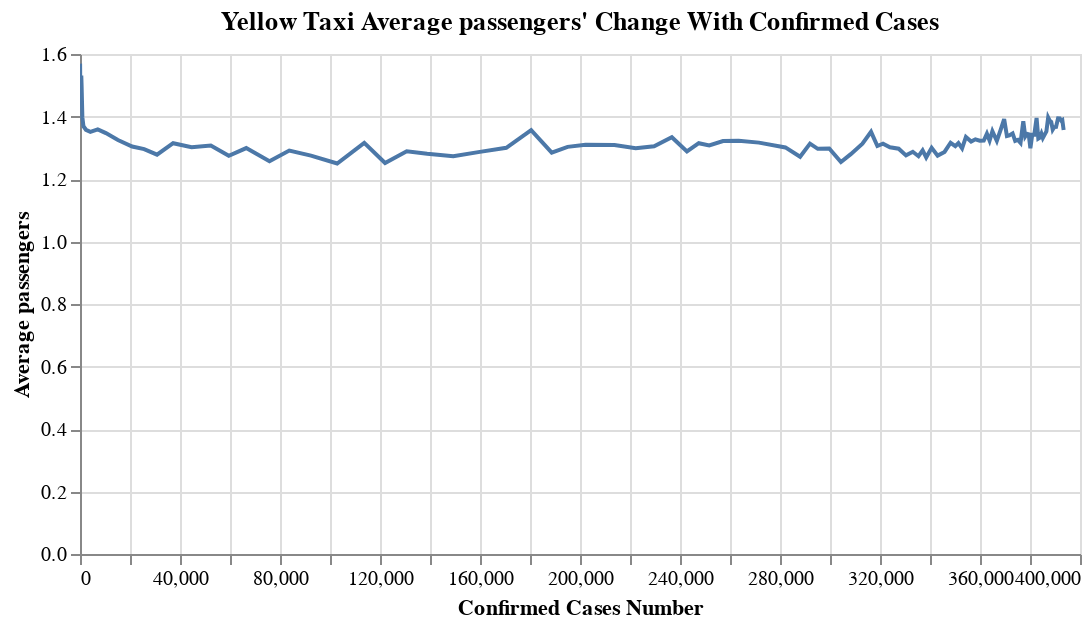

The code cell stored with this chart in its notebook:
### Markdown cell above
## Relationship between confirmed cases and taxi average passengers

### Code cell
yellow_avg_chart = alt.Chart(yellow_2020_covid, title="Yellow Taxi Average passengers' Change With Confirmed Cases").mark_line().encode(
    x=alt.X("positive:Q"),
    y="avg2020:Q",
    tooltip=list(yellow_2020_covid.columns)
).properties(
    width=500,
    height=250
).interactive()

yellow_avg_chart.encoding.x.title = "Confirmed Cases Number"
yellow_avg_chart.encoding.y.title = "Average passengers"

yellow_avg_chart

### Figure 1 — Vega-Lite specification as saved in the notebook (floating-point values rounded to 4 significant figures)
{"config": {"view": {"continuousWidth": 400, "continuousHeight": 300}}, "data": {"name": "data-884eb13662c56d6b8626eee8a8265a69"}, "mark": "line", "encoding": {"tooltip": [{"type": "nominal", "field": "date2020"}, {"type": "quantitative", "field": "count2020"}, {"type": "quantitative", "field": "avg2020"}, {"type": "quantitative", "field": "positive"}], "x": {"type": "quantitative", "field": "positive", "title": "Confirmed Cases Number"}, "y": {"type": "quantitative", "field": "avg2020", "title": "Average passengers"}}, "height": 250, "selection": {"selector005": {"type": "interval", "bind": "scales", "encodings": ["x", "y"]}}, "title": "Yellow Taxi Average passengers' Change With Confirmed Cases", "width": 500, "$schema": "https://vega.github.io/schema/vega-lite/v4.8.1.json", "datasets": {"data-884eb13662c56d6b8626eee8a8265a69": [{"date2020": "2020-03-01", "count2020": 179723, "avg2020": 1.557, "positive": 0}, {"date2020": "2020-03-02", "count2020": 193508, "avg2020": 1.462, "positive": 0}, {"date2020": "2020-03-03", "count2020": 222917, "avg2020": 1.457, "positive": 1}, {"date2020": "2020-03-04", "count2020": 229734, "avg2020": 1.449, "positive": 1}, {"date2020": "2020-03-05", "count2020": 244448, "avg2020": 1.457, "positive": 3}, {"date2020": "2020-03-06", "count2020": 243741, "avg2020": 1.486, "positive": 25}, {"date2020": "2020-03-07", "count2020": 208200, "avg2020": 1.569, "positive": 36}, {"date2020": "2020-03-08", "count2020": 165803, "avg2020": 1.549, "positive": 60}, {"date2020": "2020-03-09", "count2020": 175572, "avg2020": 1.456, "positive": 88}, {"date2020": "2020-03-10", "count2020": 184068, "avg2020": 1.451, "positive": 151}, {"date2020": "2020-03-11", "count2020": 182630, "avg2020": 1.447, "positive": 195}, {"date2020": "2020-03-12", "count2020": 171077, "avg2020": 1.439, "positive": 251}, {"date2020": "2020-03-13", "count2020": 134702, "avg2020": 1.456, "positive": 353}, {"date2020": "2020-03-14", "count2020": 89650, "avg2020": 1.531, "positive": 517}, {"date2020": "2020-03-15", "count2020": 59871, "avg2020": 1.496, "positive": 648}, {"date2020": "2020-03-16", "count2020": 64201, "avg2020": 1.398, "positive": 942}, {"date2020": "2020-03-17", "count2020": 45617, "avg2020": 1.369, "positive": 1374}, {"date2020": "2020-03-18", "count2020": 36244, "avg2020": 1.358, "positive": 2383}, {"date2020": "2020-03-19", "count2020": 29803, "avg2020": 1.351, "positive": 4152}, {"date2020": "2020-03-20", "count2020": 27622, "avg2020": 1.359, "positive": 7102}, {"date2020": "2020-03-21", "count2020": 16166, "avg2020": 1.347, "positive": 10356}, {"date2020": "2020-03-22", "count2020": 10340, "avg2020": 1.325, "positive": 15168}, {"date2020": "2020-03-23", "count2020": 13576, "avg2020": 1.304, "positive": 20875}, {"date2020": "2020-03-24", "count2020": 11851, "avg2020": 1.296, "positive": 25665}, {"date2020": "2020-03-25", "count2020": 11205, "avg2020": 1.278, "positive": 30810}, {"date2020": "2020-03-26", "count2020": 10663, "avg2020": 1.315, "positive": 37258}, {"date2020": "2020-03-27", "count2020": 11778, "avg2020": 1.302, "positive": 44637}, {"date2020": "2020-03-28", "count2020": 7633, "avg2020": 1.307, "positive": 52318}, {"date2020": "2020-03-29", "count2020": 5540, "avg2020": 1.274, "positive": 59513}, {"date2020": "2020-03-30", "count2020": 9579, "avg2020": 1.299, "positive": 66497}, {"date2020": "2020-03-31", "count2020": 9446, "avg2020": 1.257, "positive": 75795}, {"date2020": "2020-04-01", "count2020": 9468, "avg2020": 1.291, "positive": 83712}, {"date2020": "2020-04-02", "count2020": 8786, "avg2020": 1.275, "positive": 92381}, {"date2020": "2020-04-03", "count2020": 10309, "avg2020": 1.25, "positive": 102863}, {"date2020": "2020-04-04", "count2020": 6396, "avg2020": 1.316, "positive": 113704}, {"date2020": "2020-04-05", "count2020": 5046, "avg2020": 1.251, "positive": 122031}, {"date2020": "2020-04-06", "count2020": 8270, "avg2020": 1.289, "positive": 130689}, {"date2020": "2020-04-07", "count2020": 7886, "avg2020": 1.281, "positive": 138863}, {"date2020": "2020-04-08", "count2020": 7915, "avg2020": 1.273, "positive": 149316}, {"date2020": "2020-04-09", "count2020": 7827, "avg2020": 1.287, "positive": 159937}, {"date2020": "2020-04-10", "count2020": 8585, "avg2020": 1.3, "positive": 170512}, {"date2020": "2020-04-11", "count2020": 6267, "avg2020": 1.357, "positive": 180458}, {"date2020": "2020-04-12", "count2020": 4432, "avg2020": 1.284, "positive": 188694}, {"date2020": "2020-04-13", "count2020": 7469, "avg2020": 1.303, "positive": 195031}, {"date2020": "2020-04-14", "count2020": 8329, "avg2020": 1.309, "positive": 202208}, {"date2020": "2020-04-15", "count2020": 8303, "avg2020": 1.309, "positive": 213779}, {"date2020": "2020-04-16", "count2020": 8494, "avg2020": 1.298, "positive": 222284}, {"date2020": "2020-04-17", "count2020": 9669, "avg2020": 1.305, "positive": 229642}, {"date2020": "2020-04-18", "count2020": 5808, "avg2020": 1.334, "positive": 236732}, {"date2020": "2020-04-19", "count2020": 5122, "avg2020": 1.288, "positive": 242786}, {"date2020": "2020-04-20", "count2020": 8134, "avg2020": 1.314, "positive": 247512}, {"date2020": "2020-04-21", "count2020": 8085, "avg2020": 1.307, "positive": 251690}, {"date2020": "2020-04-22", "count2020": 8624, "avg2020": 1.322, "positive": 257216}, {"date2020": "2020-04-23", "count2020": 8720, "avg2020": 1.322, "positive": 263460}, {"date2020": "2020-04-24", "count2020": 9395, "avg2020": 1.316, "positive": 271590}, {"date2020": "2020-04-25", "count2020": 7219, "avg2020": 1.301, "positive": 282143}, {"date2020": "2020-04-26", "count2020": 4992, "avg2020": 1.271, "positive": 288045}, {"date2020": "2020-04-27", "count2020": 8904, "avg2020": 1.313, "positive": 291996}, {"date2020": "2020-04-28", "count2020": 9457, "avg2020": 1.297, "positive": 295106}, {"date2020": "2020-04-29", "count2020": 9683, "avg2020": 1.297, "positive": 299691}, {"date2020": "2020-04-30", "count2020": 10283, "avg2020": 1.254, "positive": 304372}, {"date2020": "2020-05-01", "count2020": 11893, "avg2020": 1.28, "positive": 308314}, {"date2020": "2020-05-02", "count2020": 8450, "avg2020": 1.313, "positive": 312977}, {"date2020": "2020-05-03", "count2020": 6414, "avg2020": 1.351, "positive": 316415}, {"date2020": "2020-05-04", "count2020": 10799, "avg2020": 1.306, "positive": 318953}, {"date2020": "2020-05-05", "count2020": 11205, "avg2020": 1.313, "positive": 321192}, {"date2020": "2020-05-06", "count2020": 11960, "avg2020": 1.301, "positive": 323978}, {"date2020": "2020-05-07", "count2020": 12062, "avg2020": 1.297, "positive": 327469}, {"date2020": "2020-05-08", "count2020": 13135, "avg2020": 1.276, "positive": 330407}, {"date2020": "2020-05-09", "count2020": 8609, "avg2020": 1.287, "positive": 333122}, {"date2020": "2020-05-10", "count2020": 7605, "avg2020": 1.273, "positive": 335395}, {"date2020": "2020-05-11", "count2020": 11885, "avg2020": 1.292, "positive": 337055}, {"date2020": "2020-05-12", "count2020": 12190, "avg2020": 1.269, "positive": 338485}, {"date2020": "2020-05-13", "count2020": 13019, "avg2020": 1.3, "positive": 340661}, {"date2020": "2020-05-14", "count2020": 13210, "avg2020": 1.275, "positive": 343051}, {"date2020": "2020-05-15", "count2020": 14576, "avg2020": 1.287, "positive": 345813}, {"date2020": "2020-05-16", "count2020": 10257, "avg2020": 1.316, "positive": 348232}, {"date2020": "2020-05-17", "count2020": 7403, "avg2020": 1.305, "positive": 350121}, {"date2020": "2020-05-18", "count2020": 12073, "avg2020": 1.315, "positive": 351371}, {"date2020": "2020-05-19", "count2020": 12224, "avg2020": 1.298, "positive": 352845}, {"date2020": "2020-05-20", "count2020": 12677, "avg2020": 1.335, "positive": 354370}, {"date2020": "2020-05-21", "count2020": 12807, "avg2020": 1.32, "positive": 356458}, {"date2020": "2020-05-22", "count2020": 13993, "avg2020": 1.327, "positive": 358154}, {"date2020": "2020-05-23", "count2020": 8009, "avg2020": 1.323, "positive": 359926}, {"date2020": "2020-05-24", "count2020": 7984, "avg2020": 1.323, "positive": 361515}, {"date2020": "2020-05-25", "count2020": 7664, "avg2020": 1.345, "positive": 362764}, {"date2020": "2020-05-26", "count2020": 13078, "avg2020": 1.323, "positive": 363836}, {"date2020": "2020-05-27", "count2020": 14262, "avg2020": 1.353, "positive": 364965}, {"date2020": "2020-05-28", "count2020": 13584, "avg2020": 1.322, "positive": 366733}, {"date2020": "2020-05-29", "count2020": 15173, "avg2020": 1.358, "positive": 368284}, {"date2020": "2020-05-30", "count2020": 11331, "avg2020": 1.392, "positive": 369660}, {"date2020": "2020-05-31", "count2020": 8826, "avg2020": 1.337, "positive": 370770}, {"date2020": "2020-06-01", "count2020": 14670, "avg2020": 1.34, "positive": 371711}, {"date2020": "2020-06-02", "count2020": 14958, "avg2020": 1.346, "positive": 373040}, {"date2020": "2020-06-03", "count2020": 14990, "avg2020": 1.322, "positive": 374085}, {"date2020": "2020-06-04", "count2020": 15836, "avg2020": 1.325, "positive": 375133}, {"date2020": "2020-06-05", "count2020": 16501, "avg2020": 1.316, "positive": 376208}, {"date2020": "2020-06-06", "count2020": 12131, "avg2020": 1.385, "positive": 377316}, {"date2020": "2020-06-07", "count2020": 9907, "avg2020": 1.336, "positive": 378097}, {"date2020": "2020-06-08", "count2020": 16974, "avg2020": 1.344, "positive": 378799}, {"date2020": "2020-06-09", "count2020": 17721, "avg2020": 1.343, "positive": 379482}, {"date2020": "2020-06-10", "count2020": 18018, "avg2020": 1.298, "positive": 380156}, {"date2020": "2020-06-11", "count2020": 17823, "avg2020": 1.342, "positive": 380892}, {"date2020": "2020-06-12", "count2020": 20108, "avg2020": 1.342, "positive": 381714}, {"date2020": "2020-06-13", "count2020": 14072, "avg2020": 1.395, "positive": 382630}, {"date2020": "2020-06-14", "count2020": 10891, "avg2020": 1.329, "positive": 383324}, {"date2020": "2020-06-15", "count2020": 18274, "avg2020": 1.332, "positive": 383944}, {"date2020": "2020-06-16", "count2020": 19661, "avg2020": 1.345, "positive": 384575}, {"date2020": "2020-06-17", "count2020": 19975, "avg2020": 1.331, "positive": 385142}, {"date2020": "2020-06-18", "count2020": 20301, "avg2020": 1.34, "positive": 385760}, {"date2020": "2020-06-19", "count2020": 22290, "avg2020": 1.352, "positive": 386556}, {"date2020": "2020-06-20", "count2020": 14803, "avg2020": 1.397, "positive": 387272}, {"date2020": "2020-06-21", "count2020": 12829, "avg2020": 1.386, "positive": 387936}, {"date2020": "2020-06-22", "count2020": 23092, "avg2020": 1.383, "positive": 388488}, {"date2020": "2020-06-23", "count2020": 24666, "avg2020": 1.358, "positive": 389085}, {"date2020": "2020-06-24", "count2020": 24945, "avg2020": 1.366, "positive": 389666}, {"date2020": "2020-06-25", "count2020": 25696, "avg2020": 1.367, "positive": 390415}, {"date2020": "2020-06-26", "count2020": 26228, "avg2020": 1.394, "positive": 391220}, {"date2020": "2020-06-27", "count2020": 17215, "avg2020": 1.394, "positive": 391923}, {"date2020": "2020-06-28", "count2020": 15201, "avg2020": 1.386, "positive": 392539}, {"date2020": "2020-06-29", "count2020": 24842, "avg2020": 1.388, "positive": 392930}, {"date2020": "2020-06-30", "count2020": 25153, "avg2020": 1.357, "positive": 393454}]}}
